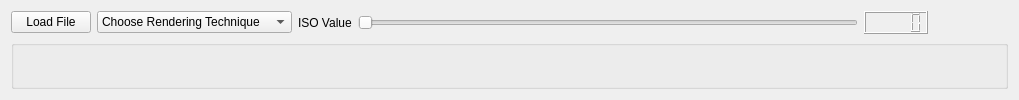
  <widget class="QWidget" name="volume_rendering">
   <attribute name="title">
    <string>3D Volume Rendering</string>
   </attribute>
   <layout class="QGridLayout" name="gridLayout_16">
    <item row="0" column="0">
     <layout class="QGridLayout" name="gridLayout_11">
      <item row="0" column="0">
       <layout class="QGridLayout" name="gridLayout_12">
        <item row="0" column="1">
         <layout class="QGridLayout" name="gridLayout_13">
          <item row="0" column="0">
           <widget class="QLabel" name="iso_label">
            <property name="minimumSize">
             <size>
              <width>20</width>
              <height>0</height>
             </size>
            </property>
            <property name="maximumSize">
             <size>
              <width>16777215</width>
              <height>16777215</height>
             </size>
            </property>
            <property name="text">
             <string>ISO Value</string>
            </property>
           </widget>
          </item>
          <item row="0" column="1">
           <widget class="QSlider" name="iso_slider">
            <property name="minimumSize">
             <size>
              <width>500</width>
              <height>0</height>
             </size>
            </property>
            <property name="maximumSize">
             <size>
              <width>16777215</width>
              <height>16777215</height>
             </size>
            </property>
            <property name="orientation">
             <enum>Qt::Horizontal</enum>
            </property>
           </widget>
          </item>
          <item row="0" column="2">
           <widget class="QLCDNumber" name="lcdNumber">
            <property name="minimumSize">
             <size>
              <width>20</width>
              <height>20</height>
             </size>
            </property>
            <property name="maximumSize">
             <size>
              <width>16777215</width>
              <height>16777215</height>
             </size>
            </property>
           </widget>
          </item>
          <item row="0" column="3">
           <spacer name="horizontalSpacer_4">
            <property name="orientation">
             <enum>Qt::Horizontal</enum>
            </property>
            <property name="sizeHint" stdset="0">
             <size>
              <width>40</width>
              <height>20</height>
             </size>
            </property>
           </spacer>
          </item>
         </layout>
        </item>
        <item row="0" column="0">
         <layout class="QGridLayout" name="gridLayout_14">
          <item row="0" column="1">
           <widget class="QComboBox" name="VR_comboBox">
            <property name="minimumSize">
             <size>
              <width>116</width>
              <height>0</height>
             </size>
            </property>
            <property name="maximumSize">
             <size>
              <width>16777215</width>
              <height>16777215</height>
             </size>
            </property>
            <item>
             <property name="text">
              <string>Choose Rendering Technique </string>
             </property>
            </item>
            <item>
             <property name="text">
              <string>Surface Rendering </string>
             </property>
            </item>
            <item>
             <property name="text">
              <string>Ray Casting Rendering
</string>
             </property>
            </item>
           </widget>
          </item>
          <item row="0" column="0">
           <widget class="QPushButton" name="load">
            <property name="minimumSize">
             <size>
              <width>52</width>
              <height>0</height>
             </size>
            </property>
            <property name="maximumSize">
             <size>
              <width>16777215</width>
              <height>16777215</height>
             </size>
            </property>
            <property name="text">
             <string>Load File</string>
            </property>
           </widget>
          </item>
         </layout>
        </item>
        <item row="0" column="2">
         <spacer name="horizontalSpacer_5">
          <property name="orientation">
           <enum>Qt::Horizontal</enum>
          </property>
          <property name="sizeHint" stdset="0">
           <size>
            <width>40</width>
            <height>20</height>
           </size>
          </property>
         </spacer>
        </item>
       </layout>
      </item>
      <item row="1" column="0">
       <widget class="QGroupBox" name="groupBox">
        <property name="title">
         <string/>
        </property>
        <layout class="QGridLayout" name="gridLayout_15">
         <item row="0" column="0">
          <widget class="QWidget" name="VR_widget" native="true"/>
         </item>
        </layout>
       </widget>
      </item>
     </layout>
    </item>
   </layout>
  </widget>
